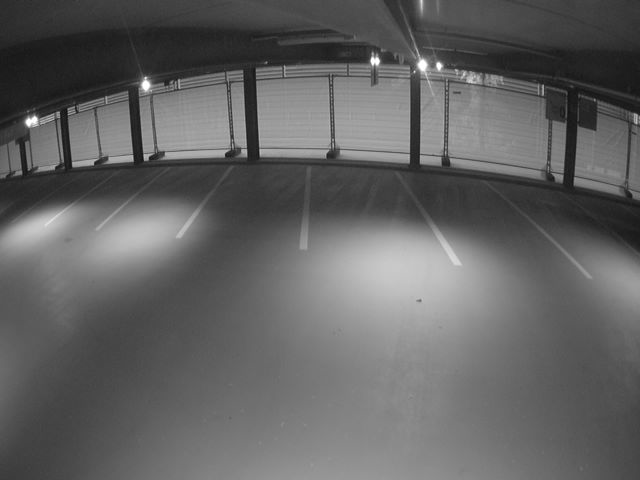
#> input picture images/curr_frame.png, 640 x 480 px
$ python main.py images out 100 100
#> lines starting #> are read from the running program, lines starting #| are printed output that depends on the picture
### imaging_interview.py
import cv2
import imutils


def draw_color_mask(img, borders, color=(0, 0, 0)):
    h = img.shape[0]
    w = img.shape[1]

    x_min = int(borders[0] * w / 100)
    x_max = w - int(borders[2] * w / 100)
    y_min = int(borders[1] * h / 100)
    y_max = h - int(borders[3] * h / 100)

    img = cv2.rectangle(img, (0, 0), (x_min, h), color, -1)
    img = cv2.rectangle(img, (0, 0), (w, y_min), color, -1)
    img = cv2.rectangle(img, (x_max, 0), (w, h), color, -1)
    img = cv2.rectangle(img, (0, y_max), (w, h), color, -1)

    return img


def preprocess_image_change_detection(img, gaussian_blur_radius_list=None, black_mask=(5, 10, 5, 0)):
    gray = img.copy()
    gray = cv2.cvtColor(gray, cv2.COLOR_BGR2GRAY)
    if gaussian_blur_radius_list is not None:
        for radius in gaussian_blur_radius_list:
            gray = cv2.GaussianBlur(gray, (radius, radius), 0)

    gray = draw_color_mask(gray, black_mask)

    return gray


# [18 lines left out: function compare_frames_change_detection, not called in this run]

### helper.py
from pathlib import Path, WindowsPath
from typing import Dict
import cv2, shutil
import numpy as np


__all__ = ["delete_folder",
           "remove_images",
           "resize",
           "visualize_threshold_image",
           "visualize_contours"]


# [29 lines left out: functions delete_folder, remove_images, not called in this run]


def resize(img_frame: np.ndarray)->np.ndarray:
    """Used to resize a given image

    Args:
        img_frame (numpy array): Takes a numpy image as argument

    Returns:
        numpy array: resized image
    """
    return cv2.resize(img_frame, (640,480))


# [27 lines left out: functions visualize_threshold_image, visualize_contours, not called in this run]

### main.py
import sys, shutil, cv2
from pathlib import Path, PurePosixPath, PureWindowsPath
from tqdm.auto import tqdm
from helper import *
from imaging_interview import preprocess_image_change_detection, compare_frames_change_detection


def main(in_dir, results_dir, min_cntr_area, sim_thres):
#> called with min_cntr_area = 100, sim_thres = 100
    image_names = list()            # initializing list to hold image_names
    cameras = list()                # initializing list to hold cameras indexes. e.g: ['c10', 'c21', 'c22', 'c23']
    cameras_and_names = dict()      # initializing dictionary to hold camera indexes as keys and corresponding images as keys. e.g: {'c10':[x.png, y.png, ....], 'c20':[p.png, q.png, ...]}

    valid_images_ext = [".jpg",".png",".jpeg"]      # Allowed extensions for image files. Further possible externsions can be added or deleted here


    # iterating through the image directory
    for file_name in Path.iterdir(in_dir):
        if PurePosixPath(file_name).suffixes:
            if PurePosixPath(file_name).suffixes[0] in valid_images_ext:
                image_names.append(file_name)
                if PureWindowsPath(file_name).name[:3][:3] not in cameras:
                    cameras.append(PureWindowsPath(file_name).name[:3][:3])

                if PureWindowsPath(file_name).name[:3][:3] not in cameras_and_names.keys():
                    cameras_and_names.update({PureWindowsPath(file_name).name[:3][:3]: [file_name]})
                else:
                    cameras_and_names[PureWindowsPath(file_name).name[:3][:3]].append(file_name)
#> pass 2 of the loop in main, `for file_name in Path.iterdir(in_dir):`:


    # just a simple sanity check
    assert len(cameras) == len(cameras_and_names)

    for cam, files in tqdm(cameras_and_names.items(), desc= 'Camera index', ncols=100):
        prev_frames= []
        try:
            for frame_ix, fixed_frame_name in enumerate(tqdm(files, desc= 'Image frame', ncols= 100, position=1, leave=False)):
                fixed_frame= cv2.imread(str(fixed_frame_name))
#> fixed_frame is the input picture: shape (480, 640, 3); min 11, max 255, mean 98.4
                fixed_frame= preprocess_image_change_detection(fixed_frame, gaussian_blur_radius_list=[5])
#> in draw_color_mask, `img = cv2.rectangle(img, (0, 0), (x_min, h), color, -1)`:
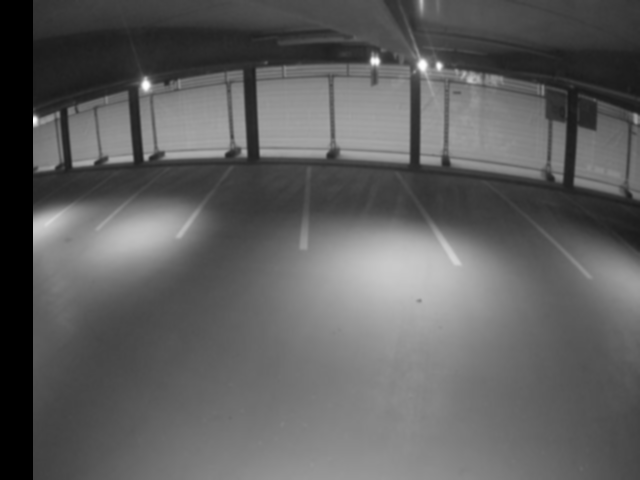
#> img: shape (480, 640); min 0, max 254, mean 94.5
#> in draw_color_mask, `img = cv2.rectangle(img, (x_max, 0), (w, h), color, -1)`:
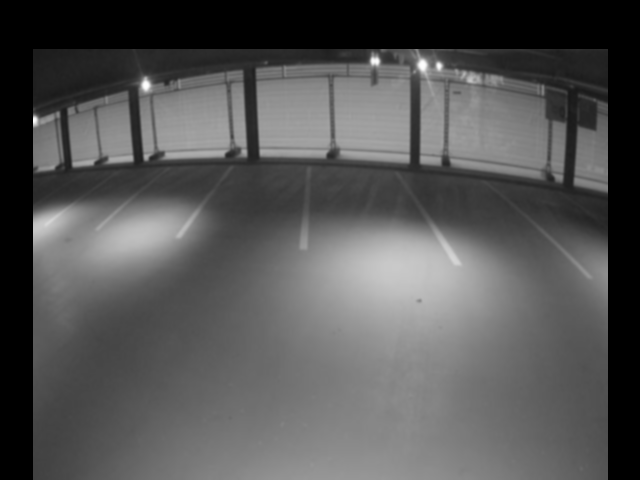
#> img: shape (480, 640); min 0, max 254, mean 84.9
                fixed_frame= resize(fixed_frame)

                if frame_ix == 0:
                    shutil.copy(str(fixed_frame_name), str(results_dir))
                    prev_frames.append(fixed_frame.copy())
                    continue

                scores_this_frame = []

                for _, prev_frame in enumerate(tqdm(prev_frames, desc= 'Prev frames', ncols= 100, position=2, leave=False)):

                    score, _, _ = compare_frames_change_detection(prev_frame, fixed_frame, min_cntr_area)
                    scores_this_frame.append(score)

                prev_frames.append(fixed_frame.copy())

                to_copy_images = [float(sc)>float(sim_thres) for sc in scores_this_frame]

                if all(to_copy_images):
                    shutil.copy(str(fixed_frame_name), str(results_dir))

        except:
            pass
#> pass 2 of the loop in main, `for cam, files in tqdm(cameras_and_names.items(), desc= 'Camera index'..`:
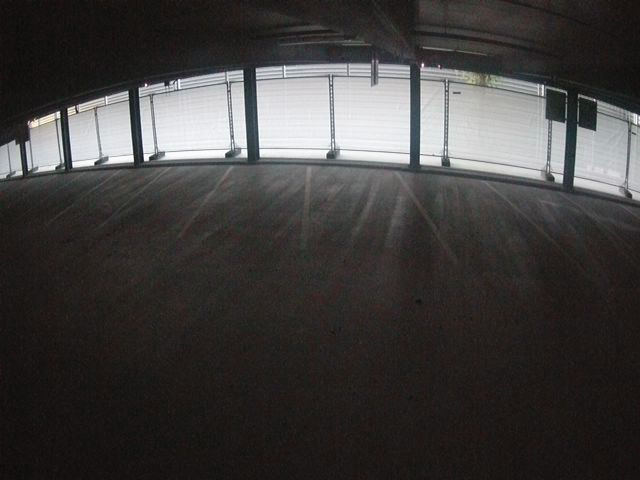
#> input picture images/prev_frame.png, 640 x 480 px
#> in main, fixed_frame is the input picture: shape (480, 640, 3); mean B, G, R 61.5, 62.4, 64.2
#> in draw_color_mask (call 2), `img = cv2.rectangle(img, (0, 0), (x_min, h), color, -1)`:
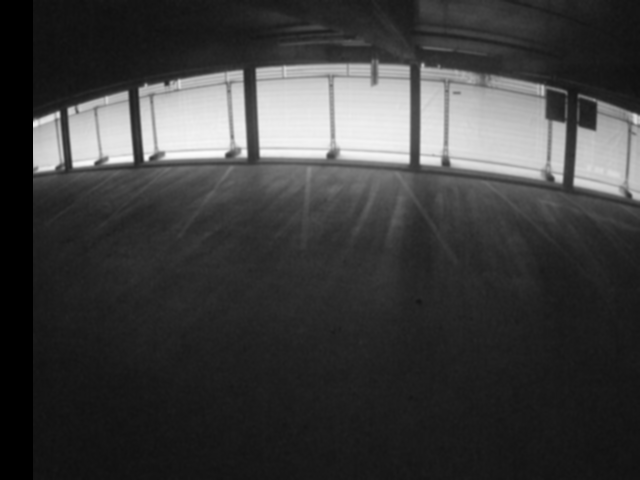
#> img: shape (480, 640); min 0, max 252, mean 61.1
#> in draw_color_mask (call 2), `img = cv2.rectangle(img, (x_max, 0), (w, h), color, -1)`:
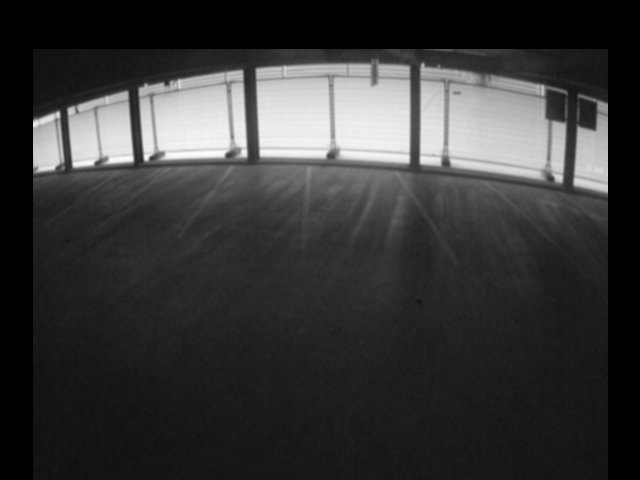
#> img: shape (480, 640); min 0, max 252, mean 55.3


if __name__ == "__main__":
    image_dir = sys.argv[1]
    assert Path(image_dir).exists(), 'Invalid path!!'
    image_dir = Path(image_dir)

    assert Path.is_dir(image_dir), "Invalid directory or directory not found!!"

    results_dir = sys.argv[2]
    results_dir = Path(results_dir)

    if Path(results_dir).exists():
        delete_folder(results_dir)

    Path.mkdir(results_dir)

    minimum_contour_area = int(sys.argv[3])
    similarity_score_threshold = int(sys.argv[4])

    main(image_dir, results_dir, minimum_contour_area, similarity_score_threshold)
    print('Done!!! All the similar images are identified in directory- {} and unique images copied to {}'.format(sys.argv[1], sys.argv[2]))
